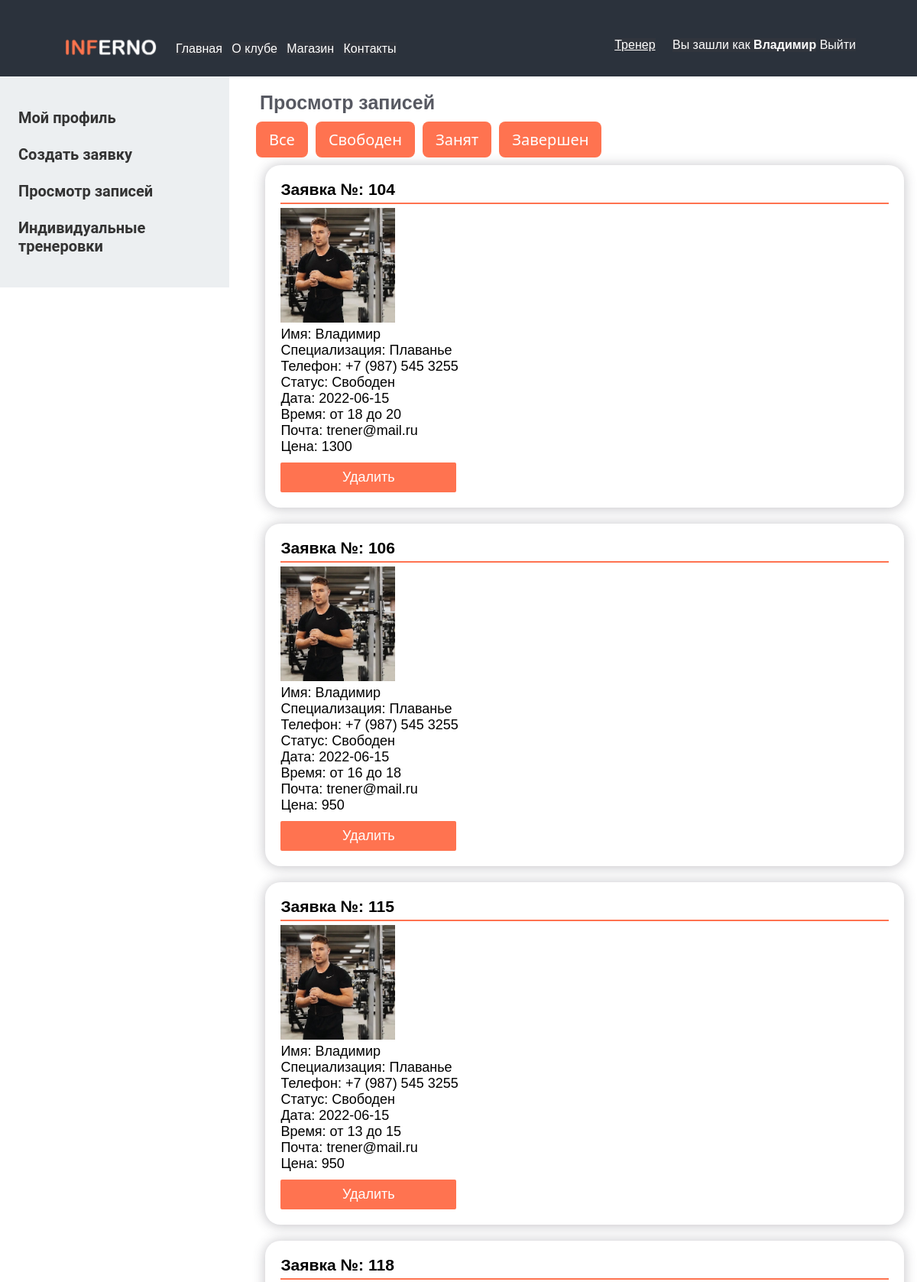
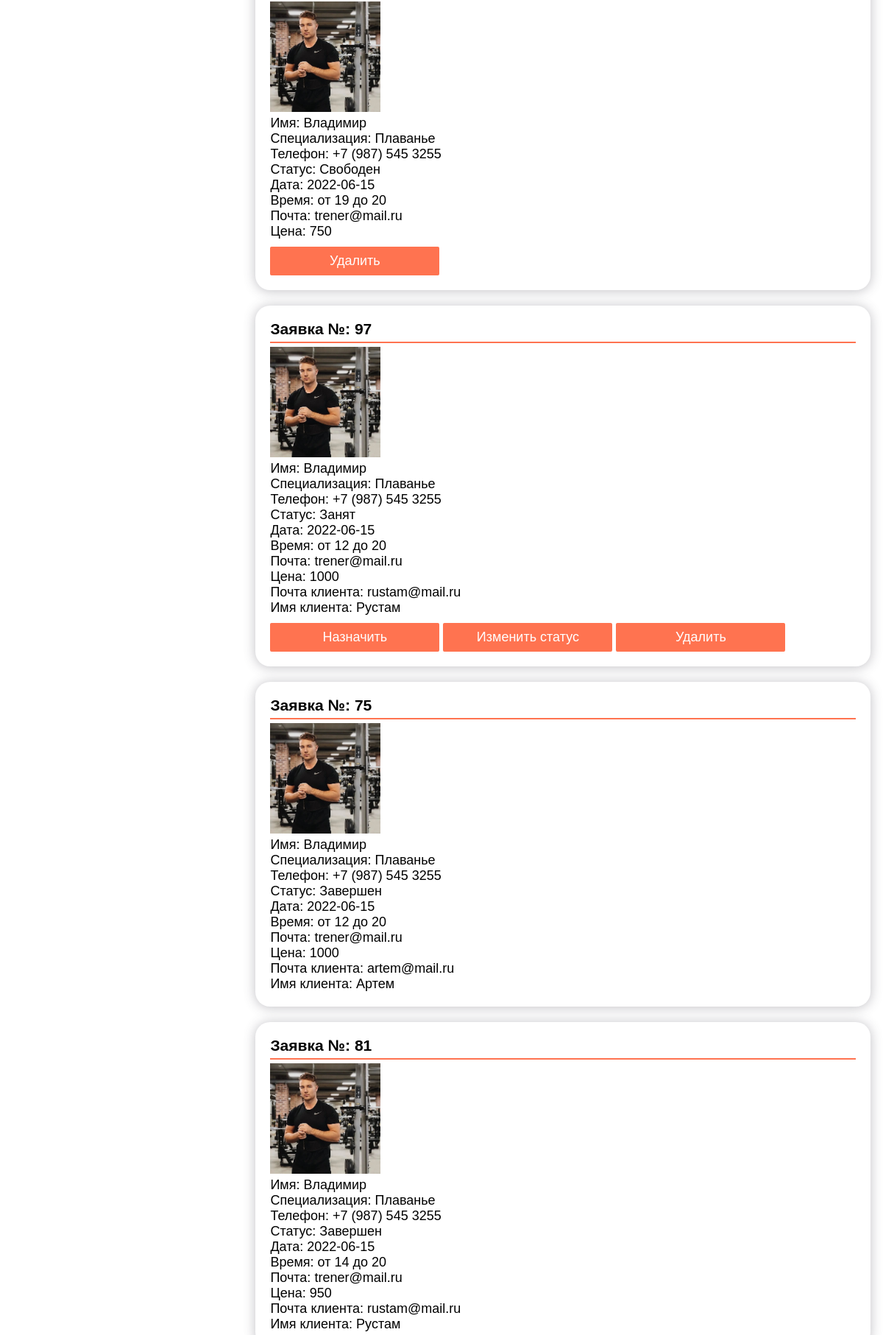
The page /trenerzapisi.php (signed in, upper part) on the database its author committed (2 pictures, top to bottom).
### tables this page shows
CREATE TABLE `zapisi` (
  `id` int(11) NOT NULL,
  `name` varchar(56) NOT NULL,
  `profile` varchar(256) NOT NULL,
  `stage` varchar(256) NOT NULL,
  `phone` varchar(256) NOT NULL,
  `status` varchar(256) NOT NULL,
  `date` date NOT NULL,
  `time` varchar(255) NOT NULL,
  `time2` varchar(255) NOT NULL,
  `price` int(11) NOT NULL,
  `img` varchar(255) NOT NULL,
  `trener_email` varchar(255) NOT NULL,
  `user_email` varchar(255) NOT NULL,
  `user_name` varchar(255) NOT NULL
);

### trenerzapisi.php (the view, shortened to what this page needs)
<?php session_start();
	$host = 'localhost';
	$user = 'root';
	$password = '';
	$db_name = 'inferno';
	$link = mysqli_connect($host, $user, $password, $db_name);
	mysqli_query($link, "SET NAMES 'utf8'");
	?>
<?php require_once('header.php'); ?>
<?php require_once('header-trener.php'); ?>
<div class="cent" id="admin">
		<h1 class="zagl">Просмотр записей</h1>
		<div class="top-menu">
			<ul>
				<li id="all"><p>Все</p></li>
				<li id="Свободен"><p>Свободен</p></li>
                <li id="Занят"><p>Занят</p></li>
                <li id="Завершен"><p>Завершен</p></li>
			</ul>
   	 	</div>
		<div class="row">
			<?php
			$trener_email = $_SESSION['email'];
			$result=mysqli_query($link, "SELECT * FROM Zapisi WHERE trener_email='$trener_email' AND Status='Свободен'") or die(mysqli_error($link));
				while($row = mysqli_fetch_array($result)){
				$id=$row['id'];
				$name=$row['name'];
				$profile=$row['profile'];
				$phone=$row['phone'];
				$status=$row['status'];
				$time=$row['time'];
				$time2=$row['time2'];
				$price=$row['price'];
				$date=$row['date'];
				$img=$row['img'];
				echo "<div class='userindivid'>
				<div class='$status'>
				<h3> Заявка №: $id</h3>
				<hr style='border: 1px solid #ff7350; margin-top: 5px; margin-bottom: 5px;'>
				<img src='$img' class='pmenuimg' style='width:150px'>
				<p> Имя: $name</p>
				<p> Специализация: $profile</p>
				<p> Телефон: $phone</p>
				<p> Статус: $status</p>
				<p> Дата: $date</p>
				<p> Время: от $time до $time2</p>
				<p> Почта: $trener_email</p>
				<p> Цена: $price</p>
				<form method='POST'>
					<input style='display:none;' name='id' value='$id' required />
					<input class='button bt7' name='del' type='submit' value='Удалить'>
				</form>
				</div></div><br>";
				}
			?>
			<?php
			$trener_email = $_SESSION['email'];
			$result=mysqli_query($link, "SELECT * FROM Zapisi WHERE trener_email='$trener_email' AND Status='Занят'") or die(mysqli_error($link));
				while($row = mysqli_fetch_array($result)){
					$id=$row['id'];
					$name=$row['name'];
					$profile=$row['profile'];
					$phone=$row['phone'];
					$status=$row['status'];
					$time=$row['time'];
					$date=$row['date'];
					$price=$row['price'];
					$img=$row['img'];
					$user_email=$row['user_email'];
					$user_name=$row['user_name'];
					echo "<div class='userindivid'>
					<div class='$status'>
					<div class='zayavka'>
					<h3> Заявка №: $id</h3>
					<hr style='border: 1px solid #ff7350; margin-top: 5px; margin-bottom: 5px;'>
					<img src='$img' class='pmenuimg' style='width:150px'>
					<p> Имя: $name</b></p>
					<p> Специализация: $profile</p>
					<p> Телефон: $phone</p>
					<p> Статус: $status</p>
					<p> Дата: $date</p>
					<p> Время: от $time до $time2</p>
					<p> Почта: $trener_email</p>
					<p> Цена: $price</p>
					<p> Почта клиента: $user_email</p>
					<p> Имя клиента: $user_name</p>
				<form method='POST'>
					<input style='display:none;' name='id' value='$id' required />
					<input class='button bt7' name='individ' type='submit' value='Назначить'>
					<input class='button bt7' name='stat2' type='submit' value='Изменить статус'>
					<input class='button bt7' name='del' type='submit' value='Удалить'>
				</form>
				</div></div></div><br>";
				}
			?>
			<?php
			$trener_email = $_SESSION['email'];
			$result=mysqli_query($link, "SELECT * FROM Zapisi WHERE trener_email='$trener_email' AND Status='Завершен'") or die(mysqli_error($link));
				while($row = mysqli_fetch_array($result)){
					$id=$row['id'];
					$name=$row['name'];
					$profile=$row['profile'];
					$phone=$row['phone'];
					$status=$row['status'];
					$time=$row['time'];
					$date=$row['date'];
					$price=$row['price'];
					$img=$row['img'];
					$user_email=$row['user_email'];
					$user_name=$row['user_name'];
					echo "<div class='userindivid'>
					<div class='$status'>
					<div class='zayavka'>
					<h3> Заявка №: $id</h3>
					<hr style='border: 1px solid #ff7350; margin-top: 5px; margin-bottom: 5px;'>
					<img src='$img' class='pmenuimg' style='width:150px'>
					<p> Имя: $name</p>
					<p> Специализация: $profile</p>
					<p> Телефон: $phone</p>
					<p> Статус: $status</p>
					<p> Дата: $date</p>
					<p> Время: от $time до $time2</p>
					<p> Почта: $trener_email</p>
					<p> Цена: $price</p>
					<p> Почта клиента: $user_email</p>
					<p> Имя клиента: $user_name</p>
				<form method='POST'>
					<input style='display:none;' name='id' value='$id' required />
				</form>
				</div></div></div><br>";
				}
			?>
		</div>
</div>
<?php require_once('footer.php') ?>

### css/style.css (style rules this page uses)
* { font-family: "Montserrat", sans-serif; margin: 0; padding: 0; box-sizing: border-box; }
html, body { height: 100%; }
.top-menu { margin-bottom: 10px; }
.top-menu li { list-style: none; display: inline-block; background: #ff7350; position: relative; padding: 5px 10px; border-radius: 8px; margin-left: 5px; }
.top-menu li p { font-family: 'Segoe UI'; font-size: 20px; color: #fff; padding: 5px 7px; display: block; cursor: pointer; }
.bt7 { width: 230px; margin-top: 10px; border: 2px solid #ff7350; color: white; font-size: 18px; padding: 7px; background-color: #ff7350; border-radius: 2px; }
.cent { margin-left: 330px; font-size: 18px; }
.zagl { color: #575962;; font-size: 25px; margin: 10px; }
.userindivid { box-shadow: 0px 1px 15px 1px rgb(69 65 78 / 30%); margin-left: 2%; margin-right: 2%; border-radius: 20px; padding: 20px; }

### rows shown on the page
zapisi: id "104", img (picture), name "Владимир", profile "Плаванье", phone "+7 (987) 545 3255", status "Свободен", date "2022-06-15", time "18", time2 "20", price "1300"
zapisi: id "106", img (picture), name "Владимир", profile "Плаванье", phone "+7 (987) 545 3255", status "Свободен", date "2022-06-15", time "16", time2 "18", price "950"
zapisi: id "115", img (picture), name "Владимир", profile "Плаванье", phone "+7 (987) 545 3255", status "Свободен", date "2022-06-15", time "13", time2 "15", price "950"
zapisi: id "118", img (picture), name "Владимир", profile "Плаванье", phone "+7 (987) 545 3255", status "Свободен", date "2022-06-15", time "19", time2 "20", price "750"
zapisi: id "97", img (picture), name "Владимир", profile "Плаванье", phone "+7 (987) 545 3255", status "Занят", date "2022-06-15", time "12", price "1000", user_email "rustam@mail.ru", user_name "Рустам"
zapisi: id "75", img (picture), name "Владимир", profile "Плаванье", phone "+7 (987) 545 3255", status "Завершен", date "2022-06-15", time "12", price "1000", user_email "artem@mail.ru", user_name "Артем"
zapisi: id "81", img (picture), name "Владимир", profile "Плаванье", phone "+7 (987) 545 3255", status "Завершен", date "2022-06-15", time "14", price "950", user_email "rustam@mail.ru", user_name "Рустам"

### other values the page prints
$_SESSION['name'] "Владимир"
